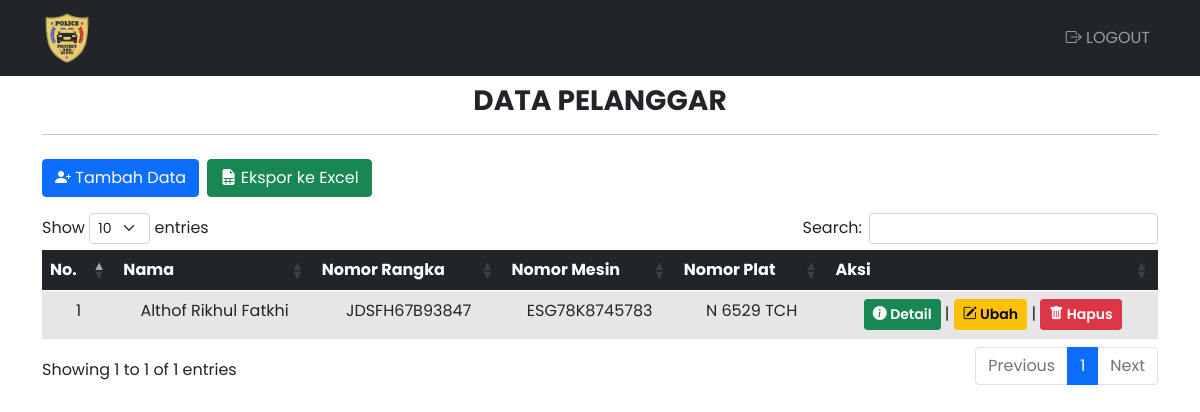
The page / on the database its author committed.
### tables this page shows
CREATE TABLE `pelanggaran` (
  `kode_transaksi` varchar(50) NOT NULL,
  `nama` varchar(100) NOT NULL,
  `no_mesin` varchar(50) NOT NULL,
  `no_rangka` varchar(50) NOT NULL,
  `no_plat` varchar(50) NOT NULL,
  `merk` varchar(50) NOT NULL,
  `jenis_pelanggaran` enum('Melanggar rambu lalu lintas','Tidak mengenakan sabuk pengaman','Menggunakan smartphone','Melanggar batas kecepatan','Tidak pakai helm','Boncengan lebih dari 3 orang') NOT NULL,
  `lokasi` varchar(100) NOT NULL,
  `tanggal` date NOT NULL,
  `nominal` enum('Rp. 100.000','Rp. 250.000','Rp. 500.000','Rp. 750.000') NOT NULL,
  `gambar` varchar(30) NOT NULL
);

### function.php (called while the page is built, shortened)
<?php
$koneksi = mysqli_connect("localhost", "root", "", "etle");
function query($query)
{
    global $koneksi;
    $result = mysqli_query($koneksi, $query);
    $rows = [];
    while ($row = mysqli_fetch_assoc($result)) {
        $rows[] = $row;
    }
    return $rows;
}

### index.php (the view, shortened to what this page needs)
<?php
require 'function.php';
$pelanggaran = query("SELECT * FROM pelanggaran ORDER BY kode_transaksi DESC");
?>
<!DOCTYPE html>
<html lang="en">
<head>
    <link href="https://cdn.jsdelivr.net/npm/bootstrap@5.0.0-beta2/dist/css/bootstrap.min.css" rel="stylesheet">
    <link rel="stylesheet" href="https://cdn.jsdelivr.net/npm/bootstrap-icons@1.4.0/font/bootstrap-icons.css">
    <link rel="stylesheet" href="https://cdn.datatables.net/1.10.23/css/dataTables.bootstrap5.min.css">
    <link rel="stylesheet" href="https://cdn.jsdelivr.net/npm/bootstrap@5.0.0-beta1/dist/css/bootstrap.min.css">
    <link rel="stylesheet" href="css/style.css">
</head>
<body>
    <nav class="navbar navbar-expand-lg navbar-dark bg-dark text-uppercase">
        <div class="container">
            <a class="navbar-brand" href="index.php"> <img src="images/logo.png" width="50px" height="50px"></a>
            <div class="collapse navbar-collapse" id="navbarNav">
                <ul class="navbar-nav ms-auto">
                    <li class="nav-item">
                        <a class="nav-link" href="logout.php"><i class="bi bi-box-arrow-right"></i> Logout</a>
                    </li>
                </ul>
            </div>
        </div>
    </nav>
    <div class="container">
        <div class="row my-2">
            <div class="col-md">
                <h3 class="text-center fw-bold text-uppercase">Data Pelanggar</h3>
                <hr>
            </div>
        </div>
        <div class="row my-2">
            <div class="col-md">
                <a href="addData.php" class="btn btn-primary"><i class="bi bi-person-plus-fill"></i>&nbsp;Tambah Data</a>
                <a href="export.php" target="_blank" class="btn btn-success ms-1"><i class="bi bi-file-earmark-spreadsheet-fill"></i>&nbsp;Ekspor ke Excel</a>
            </div>
        </div>
        <div class="row my-3">
            <div class="col-md">
                <table id="data" class="table table-striped table-responsive table-hover text-center" style="width:100%">
                    <thead class="table-dark">
                        <tr>
                            <th>No.</th>
                            <th>Nama</th>
                            <th>Nomor Rangka</th>
                            <th>Nomor Mesin</th>
                            <th>Nomor Plat</th>
                            <th>Aksi</th>
                        </tr>
                    </thead>
                    <tbody>
                        <?php $no = 1; ?>
                        <?php foreach ($pelanggaran as $row) : ?>
                            <tr>
                                <td><?= $no++; ?></td>
                                <td><?= $row['nama']; ?></td>
                                <td><?= $row['no_rangka']; ?></td>
                                <td><?= $row['no_mesin']; ?></td>
                                <td><?= $row['no_plat']; ?></td>
                                <td>
                                    <button class="btn btn-success btn-sm text-white detail" data-id="<?= $row['kode_transaksi']; ?>" style="font-weight: 600;"><i class="bi bi-info-circle-fill"></i>&nbsp;Detail</button> |
                                    <a href="ubah.php?kode_transaksi=<?= $row['kode_transaksi']; ?>" class="btn btn-warning btn-sm" style="font-weight: 600;"><i class="bi bi-pencil-square"></i>&nbsp;Ubah</a> |
                                    <a href="hapus.php?kode_transaksi=<?= $row['kode_transaksi']; ?>" class="btn btn-danger btn-sm" style="font-weight: 600;" onclick="return confirm('Apakah anda yakin ingin menghapus data <?= $row['nama']; ?> ?');"><i class="bi bi-trash-fill"></i>&nbsp;Hapus</a>
                                </td>
                            </tr>
                        <?php endforeach; ?>
                    </tbody>
                </table>
            </div>
        </div>
    </div>
</body>
</html>

### css/style.css (style rules this page uses)
body { font-family: 'Poppins', sans-serif; }
.navbar-brand { font-family: 'Righteous', cursive; }

### rows shown on the page
pelanggaran: nama "Althof Rikhul Fatkhi", no_rangka "JDSFH67B93847", no_mesin "ESG78K8745783", no_plat "N 6529 TCH"
